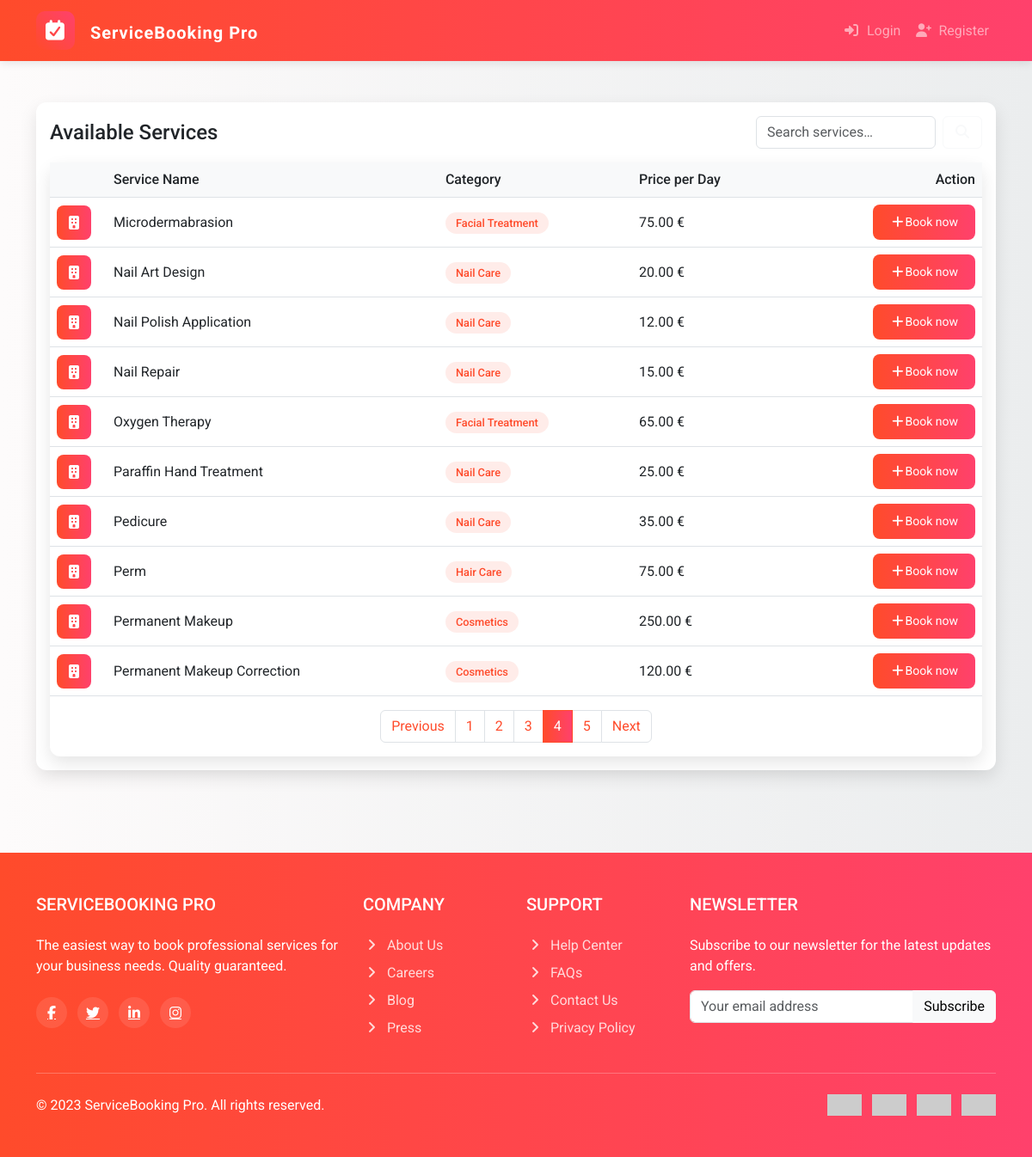
Page /?q=&page=4 on the committed database.
### services/models.py (models this page shows, shortened)
class Service(models.Model):
    name = models.CharField(max_length=200)
    description = models.TextField(blank=True)
    category = models.CharField(max_length=100)
    price = models.DecimalField(max_digits=10, decimal_places=2)

### services/views.py (the view)
# urls.py: path("", views.service_list, name="service_list"),
def service_list(request):
    q = (request.GET.get("q") or "").strip()
    qs = Service.objects.all()
    if q:
        qs = qs.filter(
            Q(name__icontains=q) |
            Q(category__icontains=q) |
            Q(description__icontains=q)
        )
    qs = qs.order_by("name")
    paginator = Paginator(qs, 10)  # 10 per page
    page_obj = paginator.get_page(request.GET.get("page"))
    return render(
        request,
        "services/service_list.html",
        {"page_obj": page_obj, "q": q},
    )

### templates/services/service_list.html (shortened to what this page needs)
{% extends 'base.html' %}
{% block content %}
   <div class="card">
            <div class="card-body">
<div class="d-flex align-items-center justify-content-between mb-3">
  <h1 class="h4 m-0">Available Services</h1>
  <form method="get" action="{% url 'service_list' %}" class="d-flex" role="search">
    <input class="form-control me-2" type="search" name="q" placeholder="Search services…" value="{{ q }}">
    <button class="btn btn-outline-light" type="submit">
      <i class="fas fa-search"></i>
    </button>
  </form>
</div>
   <div class="card">
<div class="table-responsive">
  <table class="table table-hover align-middle">
    <thead>
      <tr>
        <th style="width:40px;"></th>
        <th>Service Name</th>
        <th>Category</th>
        <th>Price per Day</th>
        <th class="text-end">Action</th>
      </tr>
    </thead>
    <tbody>
      {% for s in page_obj %}
        <tr>
          <td><div class="service-icon"><i class="fas fa-building"></i></div></td>
          <td>
            {% if s.get_absolute_url %}
              <a href="{{ s.get_absolute_url }}">{{ s.name }}</a>
            {% else %}
              {{ s.name }}
            {% endif %}
          </td>
          <td><span class="service-category">{{ s.category }}</span></td>
          <td>{{ s.price }} €</td>
          <td class="text-end">
            {% if user.is_authenticated %}
              <a href="{% url 'booking_form' s.pk %}" class="btn btn-primary btn-sm">
               <i class="fa-solid fa-plus me-2"></i></i>Book now
              </a>
            {% else %}
              <a href="{% url 'login' %}?next={% url 'booking_form' s.pk %}" class="btn btn-primary btn-sm">
               <i class="fa-solid fa-plus"></i></i>Book now
              </a>
            {% endif %}
          </td>
        </tr>
      {% empty %}
        <tr>
          <td colspan="5" class="text-center py-4 text-muted">Keine Services gefunden.</td>
        </tr>
      {% endfor %}
    </tbody>
  </table>
</div>
<nav aria-label="Service pagination">
  <ul class="pagination justify-content-center">
    {% if page_obj.has_previous %}
      <li class="page-item">
        <a class="page-link" href="?q={{ q }}&page={{ page_obj.previous_page_number }}">Previous</a>
      </li>
    {% else %}
      <li class="page-item disabled"><span class="page-link">Previous</span></li>
    {% endif %}
    {% for p in page_obj.paginator.page_range %}
      {% if p == page_obj.number %}
        <li class="page-item active"><span class="page-link">{{ p }}</span></li>
      {% else %}
        <li class="page-item"><a class="page-link" href="?q={{ q }}&page={{ p }}">{{ p }}</a></li>
      {% endif %}
    {% endfor %}
    {% if page_obj.has_next %}
      <li class="page-item">
        <a class="page-link" href="?q={{ q }}&page={{ page_obj.next_page_number }}">Next</a>
      </li>
    {% else %}
      <li class="page-item disabled"><span class="page-link">Next</span></li>
    {% endif %}
  </ul>
</nav>
	</div>
        </div>
		</div>
{% endblock %}

### static/css/style.css (style rules this page uses)
*, *::before, *::after { animation: none !important; transition: none !important; scroll-behavior: auto !important; }
:root { --primary: #FF4B2B; --secondary: #FF416C; --accent: #FF6B6B; --light: #f8f9fa; --dark: #343a40; }
body { font-family: 'Roboto', sans-serif; background: linear-gradient(to right, #fdfbfb, #ebedee); min-height: 100vh; display: flex; flex-direction: column; }
.card { border-radius: 12px; box-shadow: 0 8px 20px rgba(0,0,0,0.1); border: none; }
.btn-primary { background: linear-gradient(to right, var(--primary), var(--secondary)); border: none; border-radius: 8px; padding: 10px 20px; }
.table th { border-top: none; font-weight: 500; background-color: var(--light); }
.service-category { padding: 5px 12px; border-radius: 20px; font-size: 0.8rem; font-weight: 500; background-color: rgba(255, 75, 43, 0.1); color: var(--primary); }
.service-icon { width: 40px; height: 40px; display: flex; align-items: center; justify-content: center; background: linear-gradient(to right, var(--primary), var(--secondary)); color: #fff; border-radius: 8px; margin-right: 10px; }
.page-item.active .page-link { background: linear-gradient(to right, var(--primary), var(--secondary)); border-color: var(--primary); }
.page-link { color: var(--primary); }

### rows in the picture
Service: name "Microdermabrasion", category "Facial Treatment", price "75.00"
Service: name "Nail Art Design", category "Nail Care", price "20.00"
Service: name "Nail Polish Application", category "Nail Care", price "12.00"
Service: name "Nail Repair", category "Nail Care", price "15.00"
Service: name "Oxygen Therapy", category "Facial Treatment", price "65.00"
Service: name "Paraffin Hand Treatment", category "Nail Care", price "25.00"
Service: name "Pedicure", category "Nail Care", price "35.00"
Service: name "Perm", category "Hair Care", price "75.00"
Service: name "Permanent Makeup", category "Cosmetics", price "250.00"
Service: name "Permanent Makeup Correction", category "Cosmetics", price "120.00"

### other values in the picture
{{ p }} "1" "2" "3" "5"
{{ p }} "4"
